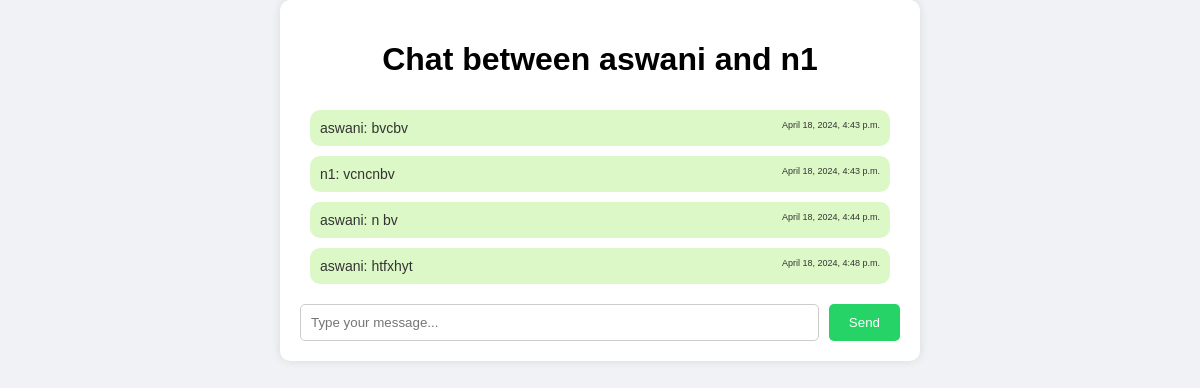
/chatnutritionist (signed in), run on the app's committed database.
### app1/models.py (models this page shows, shortened)
class LoginUser(AbstractUser):
    statuschoices=(('APPROVE','APPROVE'),
                   ('REJECT','REJECT'),
                   )
    status=models.CharField(choices=statuschoices,max_length=20,default='PENDING',null=True,blank=True)
    user_type=models.CharField(max_length=50)

class Chat(models.Model):
    sender=models.ForeignKey(LoginUser,on_delete=models.CASCADE,related_name="send_messages")
    receiver=models.ForeignKey(LoginUser,on_delete=models.CASCADE,related_name="received_messages")
    message=models.TextField()
    timestamp=models.DateTimeField(auto_now_add=True)

### app1/views.py (the view)
# urls.py: path('chatnutritionist',views.chat_nutritionist,name="chatnutritionist"),
@login_required(login_url='login/')
def chat_nutritionist(request):
    sender=request.user
    parent=Parent.objects.get(login_id=sender)
    hospital=parent.hospital_id
    nutritionist=Nutritionist.objects.get(hospital_id=hospital)
    receiver=nutritionist.login_id
    messages = Chat.objects.filter(Q(sender=sender, receiver=receiver) | Q(sender=receiver, receiver=sender)).order_by('timestamp')
    return render(request, 'Parent/chat.html', {'sender': sender, 'receiver': receiver, 'messages': messages})

### template/Parent/chat.html (shortened to what this page needs)
<!DOCTYPE html>
<html lang="en">
<head>
</head>
<body>
    <div class="chat-container">
        <div class="chat-header">
            <h1>Chat between {{ sender.username }} and {{ receiver.username }}</h1>
        </div>
        <div class="chat-messages" id="messages">
            {% for message in messages %}
                <div class="message {% if message.sender == sender.username %}sender{% endif %}">
                    <div class="message-content">{{ message.sender }}: {{ message.message }} <span style="float: right; font-size: 9px;" >{{ message.timestamp }}</span></div>
                </div>
            {% endfor %}
        </div>
        <form id="messageForm" class="message-form">
            <input type="text" id="messageInput" class="message-input" autocomplete="off" placeholder="Type your message...">
            <button type="submit" class="send-button">Send</button>
        </form>
    </div>
</body>
</html>

### template/Parent/chat.html (style rules this page uses)
body { font-family: Arial, sans-serif; background-color: #f0f2f5; margin: 0; padding: 0; }
.chat-container { max-width: 600px; margin: 0 auto; padding: 20px; background-color: #fff; border-radius: 10px; box-shadow: 0 0 10px rgba(0, 0, 0, 0.1); }
.chat-header { text-align: center; margin-bottom: 20px; }
.chat-messages { max-height: 400px; overflow-y: auto; padding: 10px; }
.message { background-color: #dcf8c6; border-radius: 10px; padding: 10px; margin-bottom: 10px; }
.message-content { font-size: 14px; color: #333; }
.message-form { display: flex; }
.message-input { flex: 1; padding: 10px; border-radius: 5px; border: 1px solid #ccc; margin-right: 10px; }
.send-button { background-color: #25d366; color: #fff; border: none; border-radius: 5px; padding: 10px 20px; cursor: pointer; }

### data on the page
LoginUser: username "aswani"
LoginUser: username "n1"
Chat: sender "aswani", message "bvcbv", timestamp "April 18, 2024, 4:43 p.m."
Chat: sender "n1", message "vcncnbv", timestamp "April 18, 2024, 4:43 p.m."
Chat: sender "aswani", message "n bv", timestamp "April 18, 2024, 4:44 p.m."
Chat: sender "aswani", message "htfxhyt", timestamp "April 18, 2024, 4:48 p.m."
